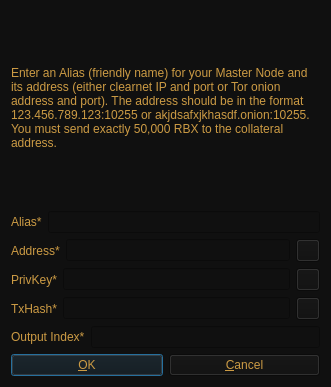
<?xml version="1.0" encoding="UTF-8"?>
<ui version="4.0">
 <class>AddEditAdrenalineNode</class>
 <widget class="QDialog" name="AddEditAdrenalineNode">
  <property name="geometry">
   <rect>
    <x>0</x>
    <y>0</y>
    <width>331</width>
    <height>387</height>
   </rect>
  </property>
  <property name="windowTitle">
   <string>Add/Edit RuBiX Node</string>
  </property>
  <property name="styleSheet">
   <string notr="true">color: rgb(204, 155, 68);
background-color: rgb(16, 16, 16);</string>
  </property>
  <property name="modal">
   <bool>true</bool>
  </property>
  <layout class="QVBoxLayout" name="verticalLayout">
   <item>
    <widget class="QLabel" name="label_9">
     <property name="sizePolicy">
      <sizepolicy hsizetype="Preferred" vsizetype="Expanding">
       <horstretch>0</horstretch>
       <verstretch>0</verstretch>
      </sizepolicy>
     </property>
     <property name="text">
      <string>&lt;html&gt;&lt;head/&gt;&lt;body&gt;&lt;p&gt;Enter an Alias (friendly name) for your Master Node and its address (either clearnet IP and port or Tor onion address and port). The address should be in the format 123.456.789.123:10255 or akjdsafxjkhasdf.onion:10255. You must send exactly 50,000 RBX to the collateral address.&lt;/p&gt;&lt;/body&gt;&lt;/html&gt;</string>
     </property>
     <property name="wordWrap">
      <bool>true</bool>
     </property>
    </widget>
   </item>
   <item>
    <layout class="QHBoxLayout" name="horizontalLayout_4">
     <property name="bottomMargin">
      <number>0</number>
     </property>
     <item>
      <widget class="QLabel" name="label_4">
       <property name="text">
        <string>Alias*</string>
       </property>
      </widget>
     </item>
     <item>
      <widget class="QLineEdit" name="aliasLineEdit"/>
     </item>
    </layout>
   </item>
   <item>
    <layout class="QHBoxLayout" name="horizontalLayout_5">
     <property name="bottomMargin">
      <number>0</number>
     </property>
     <item>
      <widget class="QLabel" name="label_6">
       <property name="text">
        <string>Address*</string>
       </property>
      </widget>
     </item>
     <item>
      <widget class="QLineEdit" name="addressLineEdit"/>
     </item>
     <item>
      <widget class="QToolButton" name="AddEditAddressPasteButton">
       <property name="toolTip">
        <string>Paste address from clipboard</string>
       </property>
       <property name="text">
        <string/>
       </property>
       <property name="icon">
        <iconset resource="../bitcoin.qrc">
         <normaloff>:/icons/editpaste</normaloff>:/icons/editpaste</iconset>
       </property>
       <property name="shortcut">
        <string>Alt+P</string>
       </property>
      </widget>
     </item>
    </layout>
   </item>
   <item>
    <layout class="QHBoxLayout" name="horizontalLayout_3">
     <property name="bottomMargin">
      <number>0</number>
     </property>
     <item>
      <widget class="QLabel" name="label_5">
       <property name="text">
        <string>PrivKey*</string>
       </property>
      </widget>
     </item>
     <item>
      <widget class="QLineEdit" name="privkeyLineEdit"/>
     </item>
     <item>
      <widget class="QToolButton" name="AddEditPrivkeyPasteButton">
       <property name="toolTip">
        <string>Paste address from clipboard</string>
       </property>
       <property name="text">
        <string/>
       </property>
       <property name="icon">
        <iconset resource="../bitcoin.qrc">
         <normaloff>:/icons/editpaste</normaloff>:/icons/editpaste</iconset>
       </property>
       <property name="shortcut">
        <string>Alt+P</string>
       </property>
      </widget>
     </item>
    </layout>
   </item>
   <item>
    <layout class="QHBoxLayout" name="horizontalLayout_2">
     <property name="bottomMargin">
      <number>0</number>
     </property>
     <item>
      <widget class="QLabel" name="label_2">
       <property name="text">
        <string>TxHash*</string>
       </property>
      </widget>
     </item>
     <item>
      <widget class="QLineEdit" name="txhashLineEdit"/>
     </item>
     <item>
      <widget class="QToolButton" name="AddEditTxhashPasteButton">
       <property name="toolTip">
        <string>Paste address from clipboard</string>
       </property>
       <property name="text">
        <string/>
       </property>
       <property name="icon">
        <iconset resource="../bitcoin.qrc">
         <normaloff>:/icons/editpaste</normaloff>:/icons/editpaste</iconset>
       </property>
       <property name="shortcut">
        <string>Alt+P</string>
       </property>
      </widget>
     </item>
    </layout>
   </item>
   <item>
    <layout class="QHBoxLayout" name="horizontalLayout_8">
     <property name="bottomMargin">
      <number>0</number>
     </property>
     <item>
      <widget class="QLabel" name="label_8">
       <property name="text">
        <string>Output Index*</string>
       </property>
      </widget>
     </item>
     <item>
      <widget class="QLineEdit" name="outputindexLineEdit"/>
     </item>
    </layout>
   </item>
   <item>
    <layout class="QHBoxLayout" name="horizontalLayout_Buttons">
     <item>
      <widget class="QPushButton" name="okButton">
       <property name="text">
        <string>&amp;OK</string>
       </property>
      </widget>
     </item>
     <item>
      <widget class="QPushButton" name="cancelButton">
       <property name="text">
        <string>&amp;Cancel</string>
       </property>
       <property name="autoDefault">
        <bool>false</bool>
       </property>
      </widget>
     </item>
    </layout>
   </item>
  </layout>
 </widget>
 <resources>
  <include location="../bitcoin.qrc"/>
 </resources>
 <connections/>
</ui>
